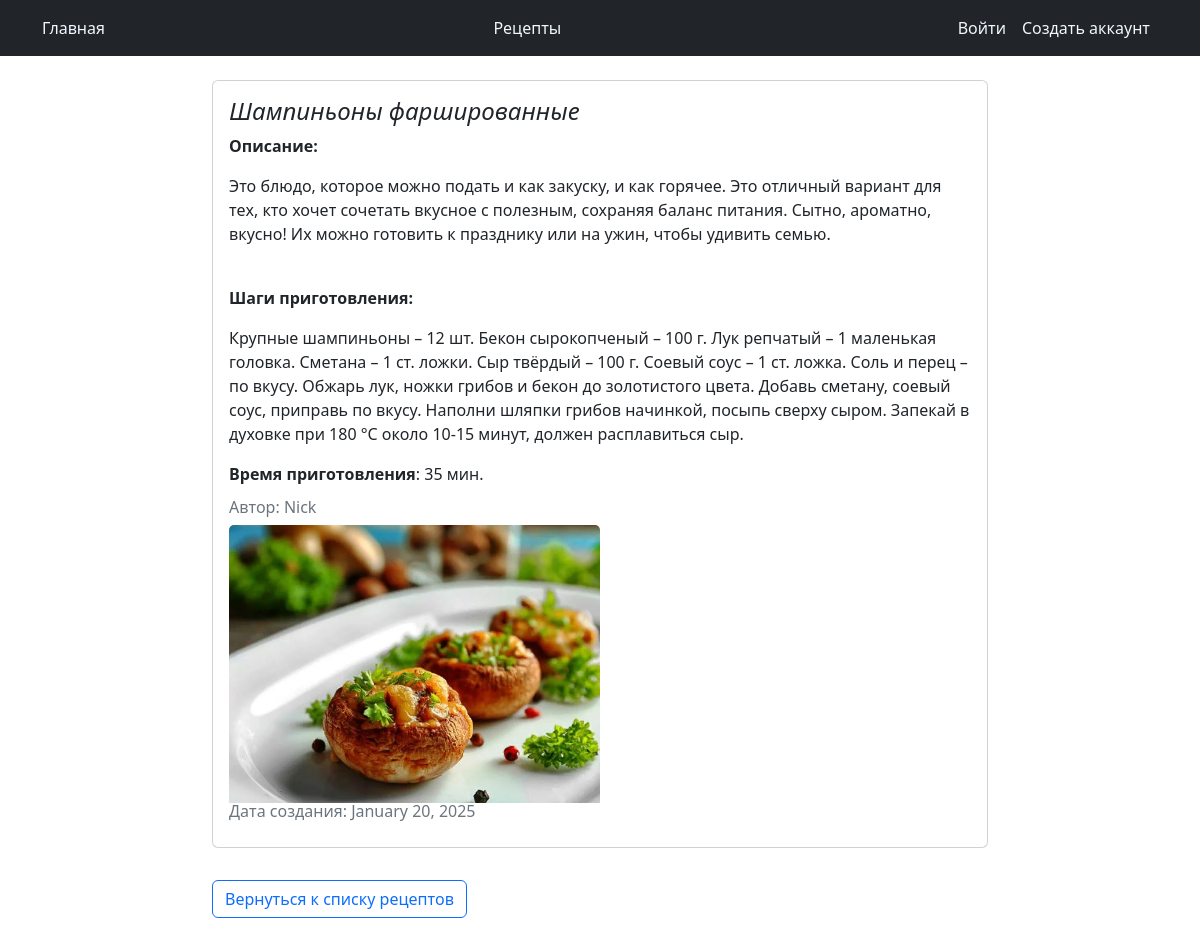
The page /recipe/list/11/ on the database its author committed.
### recipesapp/models.py (models this page shows, shortened)
class Recipe(models.Model):
    class Meta:
        verbose_name = "Recipe"
        ordering = ['-title', 'created_at']
    title = models.CharField(max_length=150)
    description = models.TextField()
    steps_of_cooking = models.TextField()
    time_for_cooking = models.IntegerField(default=15)
    author = models.ForeignKey(User, on_delete=models.PROTECT)
    created_at = models.DateTimeField(auto_now_add=True)
    updated_at = models.DateTimeField(auto_now=True)
    archived = models.BooleanField(default=False)
    photo = models.ImageField(null=True,  blank=True, upload_to=recipe_photo_directory_path)

### recipesapp/views.py (the view)
# urls.py: path('list/<int:pk>/', RecipeDetailsView.as_view(), name='recipe_details'),
class RecipeDetailsView(DetailView):
    template_name = "recipesapp/recipe-details.html"
    model = Recipe
    context_object_name = "recipe"

### recipesapp/templates/recipesapp/recipe-details.html (shortened to what this page needs)
<!DOCTYPE html>
{% extends "recipesapp/base.html" %}
{% load static %}
    {% block content %}
    <div class="card mb-3">
      <div class="card-body">
        <h4 class="card-title"> <em>{{ recipe.title }}</em></h4>
        <p class="card-text"><b>Описание:</b></p>
        <p> {{ recipe.description }}</p>
        <br>
        <p class="card-text"><b>Шаги приготовления:</b></p>
        <p>{{ recipe.steps_of_cooking }}</p>
        <p class="card-text"><b>Время приготовления</b>: {{ recipe.time_for_cooking }} мин.</p>
        <h6 class="card-subtitle mb-2 text-muted">Автор: {{ recipe.author }}</h6>
      {% if recipe.photo %}
        <div>
            <img class="card-img-top" style="width:50%" src="{{ recipe.photo.url }}" alt="">
        </div>
      {% else %}
        <p class="card-text" style="color:red"><em><b>К сожалению, фото рецепта отсутствует.</b></em></p>
      {% endif %}
      <div>
        <p class="card-subtitle mb-2 text-muted" style="color:grey">Дата создания: {{ recipe.created_at|date:"F d, Y" }}</p>
      </div>
     </div>
    </div>
    {% if object.author == user or user.is_staff %}
      <div class="form-group py-3">
        <a class="btn btn-outline-info" href="{% url 'recipesapp:recipe_update' pk=recipe.pk %}">Изменить рецепт</a>
      </div>
      <div class="form-group py-3">
        <a class="btn btn-outline-danger" href="{% url 'recipesapp:recipe_delete' pk=recipe.pk %}">Удалить рецепт</a>
      </div>
      <div class="form-group py-3">
        <a class="btn btn-outline-primary" href="{% url 'recipesapp:list' %}">Вернуться к списку рецептов</a>
      </div>
    {% else %}
    <div class="form-group py-3">
      <a class="btn btn-outline-primary" href="{% url 'recipesapp:list' %}">Вернуться к списку рецептов</a>
    </div>
    {% endif %}
    {% endblock %}

### rows shown on the page
Recipe: title "Шампиньоны фаршированные", description "Это блюдо, которое можно подать и как закуску, и как горячее. Это отличный вариант для тех, кто хочет сочетать вкусное с полезным, сохраняя баланс питания. Сытно, ароматно, вкусно! Их можно готовить к празднику или на ужин, чтобы удивить семью.", steps_of_cooking "Крупные шампиньоны – 12 шт. Бекон сырокопченый – 100 г. Лук репчатый – 1 маленькая головка. Сметана – 1 ст. ложки. Сыр твёрдый – 100 г. Соевый соус – 1 ст. ложка. Соль и перец – по вкусу. Обжарь лук, ножки грибов и бекон до золотистого цвета. Добавь сметану, соевый соус, приправь по вкусу. Наполни шляпки грибов начинкой, посыпь сверху сыром. Запекай в духовке при 180 °С около 10-15 минут, должен расплавиться сыр.", time_for_cooking "35", author "Nick", photo (picture), created_at "January 20, 2025"
